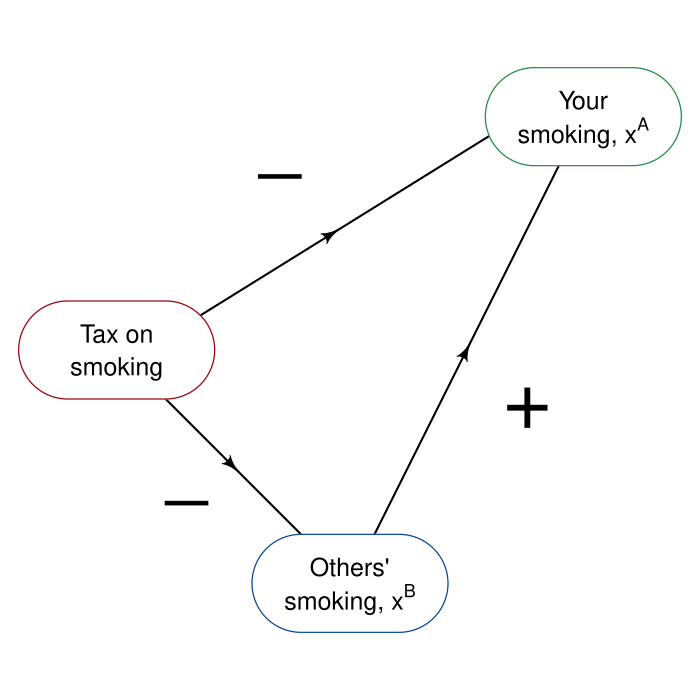

This chart was generated by the following R code:
library(shape)
library(diagram)
pdf(file = "public_mechanism/taxlogic.pdf", width = 7, height = 7)

#Set parameters for graphics
axislabelsize <- 1.5
graphlinewidth <- 2
segmentlinewidth <- 1.5
rx <- 0.15
ry <- 0.15
framewidth <- 1.2
textsize <- 1.5
symbolsize <- 5

COL <- c("#7fc97f", "#beaed4", "#fdc086", "#ffff99", "#386cb0", "#f0027f", "#bf5b17", "#666666")
COLA <- c("#99d8c9","#66c2a4","#41ae76", "#238b45", "#005824")
COLB <- c("#4eb3d3", "#2b8cbe", "#0868ac","#084081")

par(mar = c(0, 0, 0, 0))
openplotmat()
rx <- 0.07
ry <- 0.07
circlex <- 0.1
circley <- 0.1
pos <- coordinates(c(3, 3, 3))

#Arrows
#From 4 to 3
straightarrow(from = pos[4, ] + c(0.04,0), 
              to = pos[3, ] + c(-0.09,0), 
              lty = 1, lcol = 1)
#From 4 to 8
straightarrow(from = pos[4, ], to = pos[8, ], lty = 1, lcol = 1)

#From 8 to 3
straightarrow(from = pos[8,], to = pos[3, ], lty = 1, lcol = 1)

#From 11 to 7
straightarrow(from = pos[11,] + c(0.07,0), to = pos[7, ] + c(0, 0.02), 
              lty = 1, lcol = 1, arr.pos = 0.6)

#From 9 to 10
straightarrow(from = pos[9,], to = pos[10, ], 
              lty = 1, lcol = 1, arr.pos = 0.55)

#From 10 to 11
straightarrow(from = pos[10,], to = pos[11, ], lty = 1, lcol = 1, arr.pos = 0.5)


#From 3 to 12
straightarrow(from = pos[3,]+c(0.04,0), to = pos[12, ], lty = 1, lcol = 1, arr.pos = 0.5)


#First row

textround(mid = pos[3,], 
          radx = rx, 
          rady = ry,
          lab = c("Your", expression(paste("smoking, ", x^A))),  
          lwd = framewidth, 
          cex = textsize, 
          lcol = "#238b45",
          nr = 3, 
          shadow.col = FALSE)

#Second row
textround(mid = pos[4,], radx = rx, rady = ry, 
          lab = c("Tax on", "smoking"),
          lwd = framewidth, lcol = "#99000d", 
          cex = textsize, shadow.col = FALSE)

# Third Row
textround(mid = pos[8,], radx = rx, rady = ry, 
          lab = c("Others'", expression(paste("smoking, ", x^B))), 
          lwd = framewidth, lcol = "#084594", 
          cex = textsize, 
          shadow.col = FALSE)

textellipse(mid = pos[6,]-0.08, 
            radx = 0.04, 
            rady = 0.04, 
            lab = c(expression("+")), 
            lwd = framewidth, 
            lcol =  FALSE, 
            cex = symbolsize, 
            shadow.col = FALSE)

textellipse(mid = pos[2,] - 0.1, 
            radx = 0.04, 
            rady = 0.04, 
            lab = c(expression(paste(phantom()-phantom()))), 
            lwd = framewidth, 
            lcol =  FALSE, 
            cex = symbolsize, 
            shadow.col = FALSE)


textellipse(mid = pos[7,] + 0.1, 
            radx = 0.04, 
            rady = 0.04, 
            lab = c(expression(paste(phantom()-phantom()))), 
            lwd = framewidth, 
            lcol =  FALSE, 
            cex = symbolsize, 
            shadow.col = FALSE)

dev.off()
